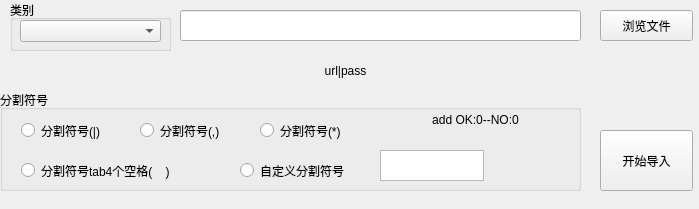
<?xml version="1.0" encoding="UTF-8"?>
<ui version="4.0">
 <class>Form</class>
 <widget class="QWidget" name="Form">
  <property name="geometry">
   <rect>
    <x>0</x>
    <y>0</y>
    <width>699</width>
    <height>209</height>
   </rect>
  </property>
  <property name="windowTitle">
   <string>Form</string>
  </property>
  <widget class="QPushButton" name="path_Button">
   <property name="geometry">
    <rect>
     <x>600</x>
     <y>10</y>
     <width>93</width>
     <height>31</height>
    </rect>
   </property>
   <property name="text">
    <string>浏览文件</string>
   </property>
  </widget>
  <widget class="QGroupBox" name="groupBox">
   <property name="geometry">
    <rect>
     <x>10</x>
     <y>0</y>
     <width>161</width>
     <height>51</height>
    </rect>
   </property>
   <property name="title">
    <string>类别</string>
   </property>
   <widget class="QComboBox" name="type_id">
    <property name="geometry">
     <rect>
      <x>10</x>
      <y>20</y>
      <width>141</width>
      <height>22</height>
     </rect>
    </property>
   </widget>
  </widget>
  <widget class="QGroupBox" name="groupBox_2">
   <property name="geometry">
    <rect>
     <x>0</x>
     <y>90</y>
     <width>581</width>
     <height>101</height>
    </rect>
   </property>
   <property name="title">
    <string>分割符号</string>
   </property>
   <widget class="QRadioButton" name="radioButton_5">
    <property name="geometry">
     <rect>
      <x>240</x>
      <y>71</y>
      <width>132</width>
      <height>19</height>
     </rect>
    </property>
    <property name="text">
     <string>自定义分割符号</string>
    </property>
   </widget>
   <widget class="QRadioButton" name="radioButton_1">
    <property name="geometry">
     <rect>
      <x>21</x>
      <y>31</y>
      <width>111</width>
      <height>19</height>
     </rect>
    </property>
    <property name="text">
     <string>分割符号(|)</string>
    </property>
   </widget>
   <widget class="QRadioButton" name="radioButton_3">
    <property name="geometry">
     <rect>
      <x>260</x>
      <y>31</y>
      <width>111</width>
      <height>19</height>
     </rect>
    </property>
    <property name="text">
     <string>分割符号(*)</string>
    </property>
   </widget>
   <widget class="QRadioButton" name="radioButton_2">
    <property name="geometry">
     <rect>
      <x>140</x>
      <y>31</y>
      <width>111</width>
      <height>19</height>
     </rect>
    </property>
    <property name="text">
     <string>分割符号(,)</string>
    </property>
   </widget>
   <widget class="QRadioButton" name="radioButton_4">
    <property name="geometry">
     <rect>
      <x>21</x>
      <y>71</y>
      <width>212</width>
      <height>19</height>
     </rect>
    </property>
    <property name="text">
     <string>分割符号tab4个空格(    )</string>
    </property>
   </widget>
   <widget class="QTextEdit" name="textEdit">
    <property name="geometry">
     <rect>
      <x>380</x>
      <y>60</y>
      <width>104</width>
      <height>31</height>
     </rect>
    </property>
   </widget>
   <widget class="QLabel" name="shell_add">
    <property name="geometry">
     <rect>
      <x>380</x>
      <y>20</y>
      <width>191</width>
      <height>20</height>
     </rect>
    </property>
    <property name="text">
     <string>add OK:0--NO:0</string>
    </property>
    <property name="alignment">
     <set>Qt::AlignCenter</set>
    </property>
   </widget>
  </widget>
  <widget class="QPushButton" name="link_Button">
   <property name="geometry">
    <rect>
     <x>600</x>
     <y>130</y>
     <width>93</width>
     <height>61</height>
    </rect>
   </property>
   <property name="text">
    <string>开始导入</string>
   </property>
  </widget>
  <widget class="QLineEdit" name="path_Edit">
   <property name="geometry">
    <rect>
     <x>180</x>
     <y>10</y>
     <width>401</width>
     <height>31</height>
    </rect>
   </property>
  </widget>
  <widget class="QLabel" name="shell_label">
   <property name="geometry">
    <rect>
     <x>10</x>
     <y>60</y>
     <width>671</width>
     <height>21</height>
    </rect>
   </property>
   <property name="text">
    <string>url|pass</string>
   </property>
   <property name="alignment">
    <set>Qt::AlignCenter</set>
   </property>
  </widget>
 </widget>
 <resources/>
 <connections/>
</ui>
